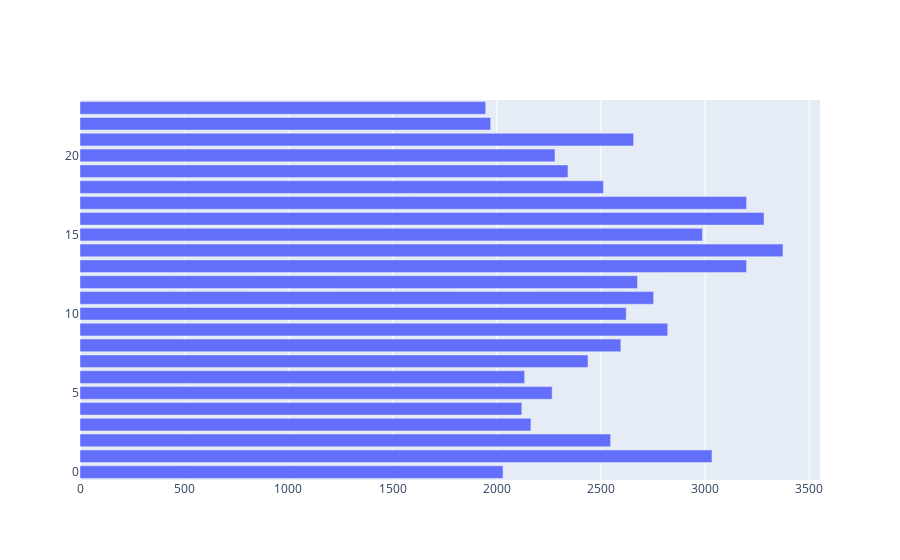

Notebook code cell kept with this figure:
### Code cell
fig = go.Figure()
fig.add_trace(go.Bar(x=data.groupby('hours', as_index=False).agg({'volume': 'median'})['volume'], name='Volume'))
fig.show()

### Figure 1 — Plotly figure (JSON) as saved in the notebook; plotly's stock layout.template omitted (floating-point values rounded to 4 significant figures)
{"data": [{"name": "Volume", "type": "bar", "x": [2031.0, 3033.0, 2547.0, 2164.0, 2121.0, 2266.0, 2134.0, 2438.0, 2596.0, 2821.0, 2622.0, 2753.0, 2676.0, 3199.0, 3374.0, 2988.0, 3283.0, 3199.0, 2512.0, 2342.0, 2280.0, 2657.0, 1971.0, 1947.0]}], "layout": {}}
